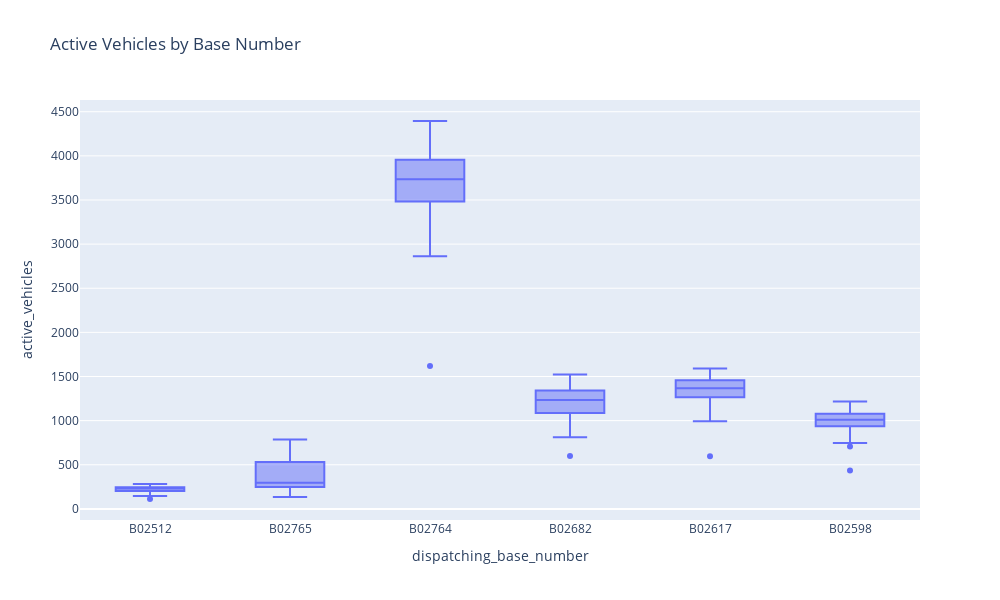

The code cell stored with this chart in its notebook:
### Code cell
# Creating just am interactive summary with information about the 5-data points.
import plotly.express as px
plt.figure(figsize = (10,5))
fig = px.box( x = 'dispatching_base_number', y = 'active_vehicles', data_frame = uber_foil, title='Active Vehicles by Base Number')

fig.update_layout(
     width=1000,
    height=600,)

fig.show()

### Figure 1 — Plotly figure (JSON) as saved in the notebook; plotly's stock layout.template omitted (floating-point values rounded to 4 significant figures; data arrays with more than 128 entries replaced by an {"elided": "..."} marker saying what was removed)
{"data": [{"alignmentgroup": "True", "hovertemplate": "dispatching_base_number=%{x}<br>active_vehicles=%{y}<extra></extra>", "legendgroup": "", "marker": {"color": "#636efa"}, "name": "", "notched": false, "offsetgroup": "", "orientation": "v", "showlegend": false, "type": "box", "x": {"elided": "354 str values"}, "x0": " ", "xaxis": "x", "y": {"elided": "354 int values"}, "y0": " ", "yaxis": "y"}], "layout": {"boxmode": "group", "height": 600, "legend": {"tracegroupgap": 0}, "title": {"text": "Active Vehicles by Base Number"}, "width": 1000, "xaxis": {"anchor": "y", "autorange": true, "domain": [0, 1], "range": [-0.5, 5.5], "title": {"text": "dispatching_base_number"}, "type": "category"}, "yaxis": {"anchor": "x", "autorange": true, "domain": [0, 1], "range": [-125.9, 4633.0], "title": {"text": "active_vehicles"}, "type": "linear"}}}
